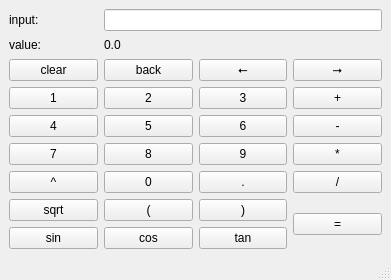
<?xml version="1.0" encoding="UTF-8"?>
<ui version="4.0">
 <class>MainWindow</class>
 <widget class="QMainWindow" name="MainWindow">
  <property name="geometry">
   <rect>
    <x>0</x>
    <y>0</y>
    <width>391</width>
    <height>280</height>
   </rect>
  </property>
  <property name="windowTitle">
   <string>MainWindow</string>
  </property>
  <widget class="QWidget" name="centralwidget">
   <layout class="QGridLayout" name="gridLayout">
    <item row="4" column="3">
     <widget class="QPushButton" name="pushButton_6">
      <property name="text">
       <string>6</string>
      </property>
     </widget>
    </item>
    <item row="7" column="3">
     <widget class="QPushButton" name="pushButton_closeBracket">
      <property name="text">
       <string>)</string>
      </property>
     </widget>
    </item>
    <item row="1" column="0">
     <widget class="QLabel" name="label_2">
      <property name="text">
       <string>value:</string>
      </property>
     </widget>
    </item>
    <item row="5" column="0">
     <widget class="QPushButton" name="pushButton_7">
      <property name="text">
       <string>7</string>
      </property>
     </widget>
    </item>
    <item row="2" column="2">
     <widget class="QPushButton" name="pushButton_back">
      <property name="text">
       <string>back</string>
      </property>
     </widget>
    </item>
    <item row="7" column="4" rowspan="2">
     <widget class="QPushButton" name="pushButton_equals">
      <property name="text">
       <string>=</string>
      </property>
     </widget>
    </item>
    <item row="6" column="0">
     <widget class="QPushButton" name="pushButton_power">
      <property name="text">
       <string>^</string>
      </property>
     </widget>
    </item>
    <item row="3" column="4">
     <widget class="QPushButton" name="pushButton_plus">
      <property name="text">
       <string>+</string>
      </property>
     </widget>
    </item>
    <item row="3" column="3">
     <widget class="QPushButton" name="pushButton_3">
      <property name="text">
       <string>3</string>
      </property>
     </widget>
    </item>
    <item row="7" column="0">
     <widget class="QPushButton" name="pushButton_sqrt">
      <property name="text">
       <string>sqrt</string>
      </property>
     </widget>
    </item>
    <item row="3" column="2">
     <widget class="QPushButton" name="pushButton_2">
      <property name="text">
       <string>2</string>
      </property>
     </widget>
    </item>
    <item row="8" column="3">
     <widget class="QPushButton" name="pushButton_tan">
      <property name="text">
       <string>tan</string>
      </property>
     </widget>
    </item>
    <item row="0" column="0">
     <widget class="QLabel" name="label">
      <property name="text">
       <string>input:</string>
      </property>
     </widget>
    </item>
    <item row="6" column="4">
     <widget class="QPushButton" name="pushButton_division">
      <property name="text">
       <string>/</string>
      </property>
     </widget>
    </item>
    <item row="2" column="0">
     <widget class="QPushButton" name="pushButton_clear">
      <property name="text">
       <string>clear</string>
      </property>
     </widget>
    </item>
    <item row="7" column="2">
     <widget class="QPushButton" name="pushButton_openBracket">
      <property name="text">
       <string>(</string>
      </property>
     </widget>
    </item>
    <item row="5" column="3">
     <widget class="QPushButton" name="pushButton_9">
      <property name="text">
       <string>9</string>
      </property>
     </widget>
    </item>
    <item row="5" column="4">
     <widget class="QPushButton" name="pushButton_multiplication">
      <property name="text">
       <string>*</string>
      </property>
     </widget>
    </item>
    <item row="8" column="2">
     <widget class="QPushButton" name="pushButton_cos">
      <property name="text">
       <string>cos</string>
      </property>
     </widget>
    </item>
    <item row="3" column="0">
     <widget class="QPushButton" name="pushButton_1">
      <property name="text">
       <string>1</string>
      </property>
     </widget>
    </item>
    <item row="4" column="0">
     <widget class="QPushButton" name="pushButton_4">
      <property name="text">
       <string>4</string>
      </property>
     </widget>
    </item>
    <item row="2" column="3">
     <widget class="QPushButton" name="pushButton_left">
      <property name="text">
       <string>⭠</string>
      </property>
     </widget>
    </item>
    <item row="5" column="2">
     <widget class="QPushButton" name="pushButton_8">
      <property name="text">
       <string>8</string>
      </property>
     </widget>
    </item>
    <item row="0" column="2" colspan="3">
     <widget class="QLineEdit" name="input"/>
    </item>
    <item row="8" column="0">
     <widget class="QPushButton" name="pushButton_sin">
      <property name="text">
       <string>sin</string>
      </property>
     </widget>
    </item>
    <item row="4" column="2">
     <widget class="QPushButton" name="pushButton_5">
      <property name="text">
       <string>5</string>
      </property>
     </widget>
    </item>
    <item row="2" column="4">
     <widget class="QPushButton" name="pushButton_right">
      <property name="text">
       <string>⭢</string>
      </property>
     </widget>
    </item>
    <item row="6" column="3">
     <widget class="QPushButton" name="pushButton_point">
      <property name="text">
       <string>.</string>
      </property>
     </widget>
    </item>
    <item row="6" column="2">
     <widget class="QPushButton" name="pushButton_0">
      <property name="text">
       <string>0</string>
      </property>
     </widget>
    </item>
    <item row="4" column="4">
     <widget class="QPushButton" name="pushButton_minus">
      <property name="text">
       <string>-</string>
      </property>
     </widget>
    </item>
    <item row="1" column="2" colspan="3">
     <widget class="QLabel" name="value">
      <property name="text">
       <string>0.0</string>
      </property>
     </widget>
    </item>
   </layout>
  </widget>
  <widget class="QMenuBar" name="menubar">
   <property name="geometry">
    <rect>
     <x>0</x>
     <y>0</y>
     <width>391</width>
     <height>17</height>
    </rect>
   </property>
  </widget>
  <widget class="QStatusBar" name="statusbar"/>
 </widget>
 <resources/>
 <connections/>
</ui>
